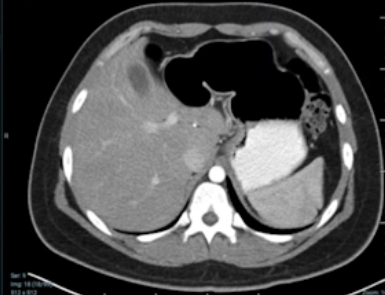
#> input picture pseudocolor-image-processing/intensityslicing/brain.png, 385 x 295 px
$ python intensity_Slicing_calculation.py
#> lines starting #> are read from the running program, lines starting #| are printed output that depends on the picture; after the words box and inside, x2 and y2 are one past the last pixel; in counts of white or black regions, pixels touching at a corner belong together
import cv2
import numpy as np

# Đọc ảnh
filename = 'brain.png'

img = cv2.imread(filename)
#> img is the input picture: shape (295, 385, 3); mean B, G, R 74.9, 74.8, 74.7
original_img = img.copy()

# Phân đoạn hình ảnh (Ví dụ: Sử dụng phân đoạn dựa trên ngưỡng)
gray = cv2.cvtColor(img, cv2.COLOR_BGR2GRAY)
_, thresh = cv2.threshold(gray, 0, 255, cv2.THRESH_BINARY + cv2.THRESH_OTSU)
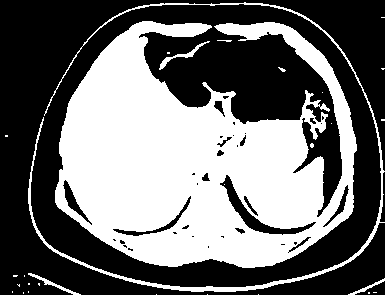
#> thresh: shape (295, 385); 43.1% white; 29 white regions (23 under 20 px)

# Tìm contours
contours, _ = cv2.findContours(thresh, cv2.RETR_EXTERNAL, cv2.CHAIN_APPROX_SIMPLE)
#> contours = 28 contours, 23 with area under 20; largest, box (x1, y1, x2, y2) and area: (55, 21, 357, 268) 46872, (28, 2, 385, 292) 1761, (159, 41, 210, 70) 144, (28, 273, 81, 295) 116, (348, 278, 385, 295) 68

# Tính toán giá trị trung bình của phần vùng quan tâm
mean_color = cv2.mean(img, mask=thresh)
#> mean_color = (149.8, 149.7, 149.7, 0)

# Xác định khoảng màu nổi bật
# Ví dụ: Sử dụng khoảng màu từ giá trị trung bình +/- một ngưỡng
threshold = 50
lower_color = np.array([max(0, mean_color[i] - threshold) for i in range(3)], dtype=np.uint8)
#> lower_color = [99, 99, 99]
upper_color = np.array([min(255, mean_color[i] + threshold) for i in range(3)], dtype=np.uint8)
#> upper_color = [199, 199, 199]

# Tạo màu pseudo
pseudo_color = np.random.randint(0, 255, (1, 3), dtype=np.uint8)

# Gán màu pseudo cho phần vùng quan tâm
mask = cv2.inRange(img, lower_color, upper_color)
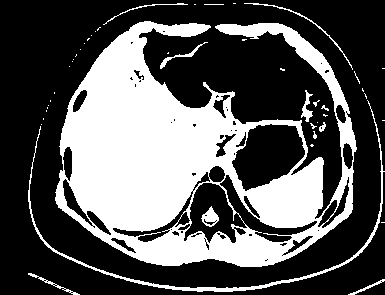
#> mask: shape (295, 385); 34.6% white; 46 white regions (33 under 20 px), largest, box (x1, y1, x2, y2) and area: (55, 21, 357, 267) 36408, (28, 100, 385, 292) 1573, (244, 3, 353, 70) 202
img[mask != 0] = pseudo_color
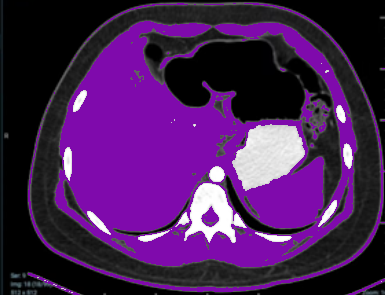
#> img: shape (295, 385, 3); mean B, G, R 86.2, 30.1, 70.5

# Hiển thị ảnh
cv2.imshow('Original Image', original_img )
cv2.imshow('Pseudo Color Image', img)
cv2.waitKey(0)
cv2.destroyAllWindows()

$ run again, with pseudocolor-image-processing/intensityslicing/eightColor.png copied over pseudocolor-image-processing/intensityslicing/brain.png
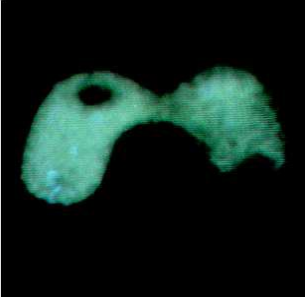
#> input picture pseudocolor-image-processing/intensityslicing/eightColor.png, 305 x 297 px
#> img is the input picture: shape (297, 305, 3); mean B, G, R 26.4, 32.3, 15.1
#> `_, thresh = cv2.threshold(gray, 0, 255, cv2.THRESH_BINARY + cv2.THRESH..`:
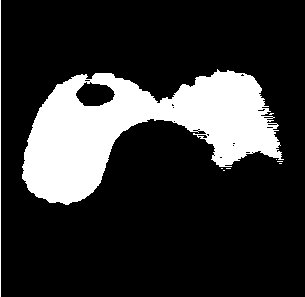
#> thresh: shape (297, 305); 19.6% white; 9 white regions (7 under 20 px)
#> contours = 9 contours, 8 with area under 20; largest, box (x1, y1, x2, y2) and area: (22, 69, 284, 205) 17754
#> mean_color = (128.4, 154.3, 73.91, 0)
#> lower_color = [78, 104, 23]
#> upper_color = [178, 204, 123]
#> mask: shape (297, 305); 16.1% white; 20 white regions (18 under 20 px), largest, box (x1, y1, x2, y2) and area: (23, 74, 170, 204) 9020, (172, 72, 281, 165) 5547
#> `img[mask != 0] = pseudo_color`:
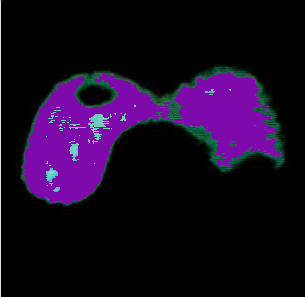
#> img: shape (297, 305, 3); 16.14% of pixels changed, all inside (x1, y1, x2, y2) = (23, 72, 282, 204)
